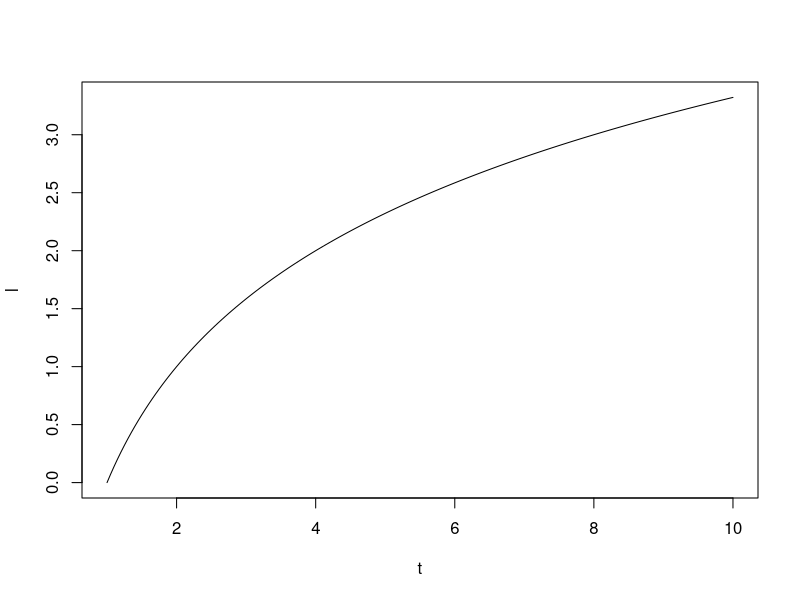
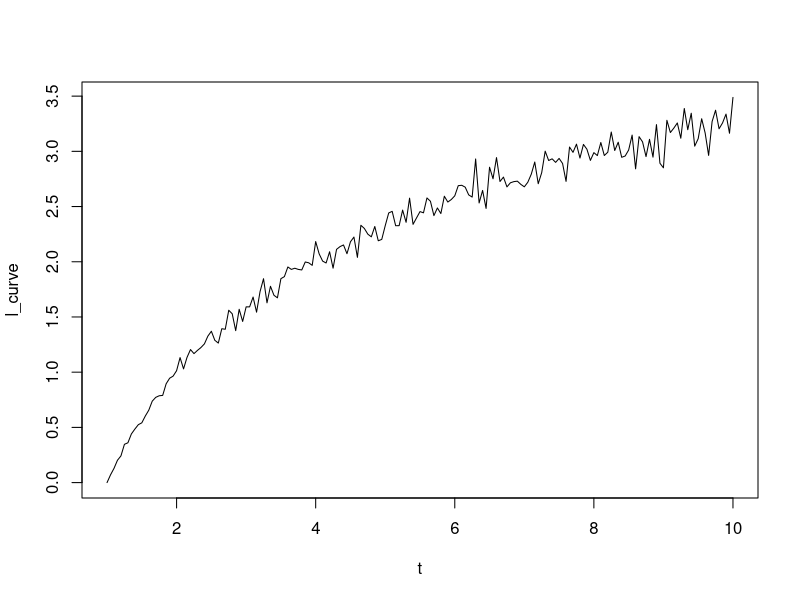

These figures' R source, in order:
# Cоздание примера кривой
#setwd("E:/GitHub/R/Curve") # рабочая директория

# создание базовой кривой
t <- seq(from = 1 , to = 10, by = 0.05 )
l <- log2(t)
plot(t,l,type = "l")

# введение помехи с нормальным распределением и дисперсией 1/25 от текущего значения
l_curve <-  rnorm(t, mean = l, sd = l/25)
plot(t,l_curve,type = "l")

# запись файла
d <- data.frame(t, l, l_curve)
write.csv(d, file = "data.csv")
